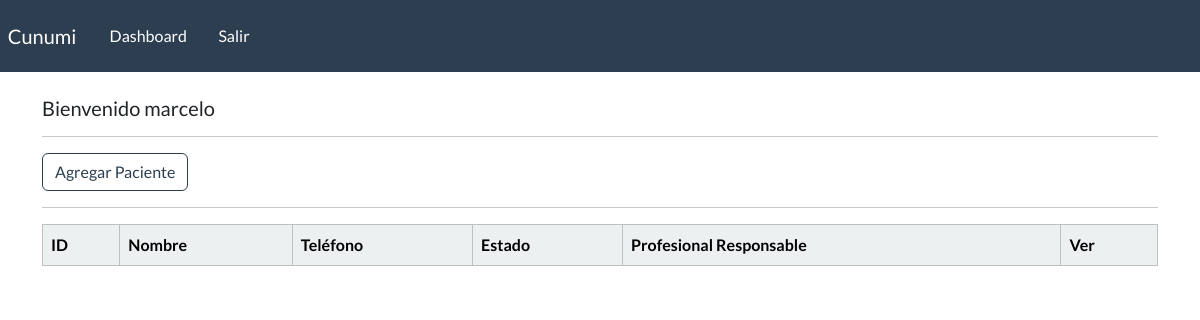
Page /dashboard (signed in) on the earlier database version.
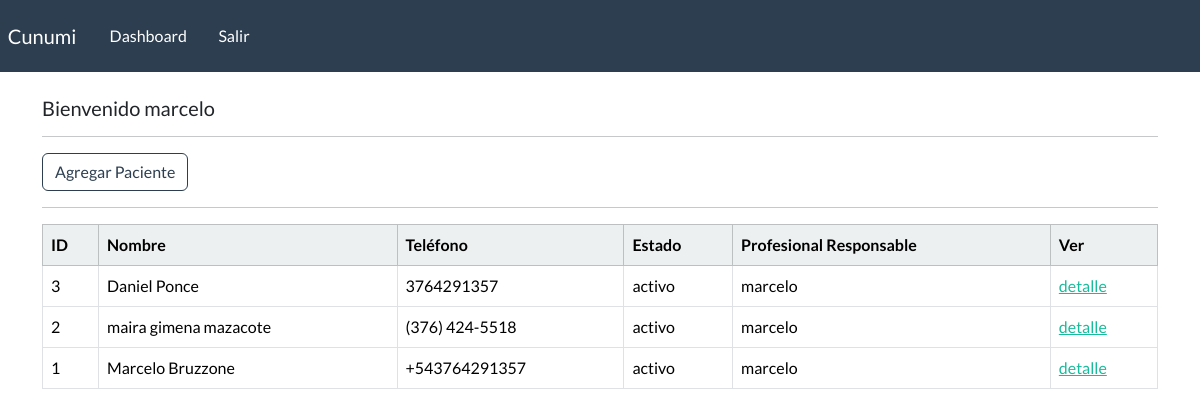
Same page on the later database version.
### webapp/models.py (models this page shows, shortened)
class paciente(models.Model):
    nombre = models.CharField(max_length=100)
    apellido = models.CharField(max_length=100, blank=True)
    dni = models.CharField(max_length=100, blank=True)
    telefono = models.CharField(max_length=100, blank=True)
    email = models.EmailField(blank=True)
    edad = models.IntegerField(blank=True)
    fecha_inicio = models.DateField(blank=True, null=True)
    responables = models.CharField(max_length=200, blank=True)
    motivo_consulta = models.CharField(max_length=200, blank=True)
    derivado = models.BooleanField(default=False)
    email = models.EmailField(blank=True)
    estado_choices = (
        ('activo', 'activo'),
        ('inactivo', 'inactivo'),
        ('alta', 'alta'),
        ('derivado', 'derivado')
    )
    estado = models.CharField(max_length=20, choices=estado_choices, default='activo')
    profesional_responsable = models.ForeignKey(User, on_delete=models.CASCADE, blank=True)

### webapp/views.py (the view)
# urls.py: path('dashboard',views.dashboard, name='dashboard'),
@login_required(login_url='my-login')
def dashboard(request):
    pacientes = paciente.objects.all().order_by('-id')
    context = {
        'pacientes':pacientes,
    }
    return render(request, 'webapp/dashboard.html', context=context)

### webapp/templates/webapp/dashboard.html
{% extends 'webapp/base.html' %}
{% block content %}
    <h5>Bienvenido {{user}}</h5>
    <hr>
    <a class="btn btn-outline-primary btn-small" href="{% url 'crear-paciente' %}">
        Agregar Paciente
    </a>
    <hr>
    <table class="table table-hover table-bordered">
        <thead class="table-light">
            <tr>
                <th scope="col">ID</th>
                <th scope="col">Nombre</th>
                <th scope="col">Teléfono</th>
                <th scope="col">Estado</th>
                <th scope="col">Profesional Responsable</th>
                <th scope="col">Ver</th>
            </tr>
        </thead>
        <tbody>
            {% if pacientes %}
            {% for paciente in pacientes %}
            <tr>
                <td>
                    {{paciente.id}}
                </td>
                <td>{{paciente.nombre}} {{paciente.apellido}}</td>
                <td>{{paciente.telefono}}</td>
                <td>{{paciente.estado}}</td>
                <td>{{paciente.profesional_responsable}}</td>
                <td><a href="{% url 'detalle-paciente' paciente.id %}">detalle</a></td>
            </tr>
            {% endfor %}
            {% endif %}
        </tbody>
    </table>
{% endblock %}

Differences in the rows shown:
added paciente: id "3", nombre "Daniel", apellido "Ponce", telefono "3764291357", estado "activo", profesional_responsable "marcelo"
added paciente: id "2", nombre "maira gimena", apellido "mazacote", telefono "(376) 424-5518", estado "activo", profesional_responsable "marcelo"
added paciente: id "1", nombre "Marcelo", apellido "Bruzzone", telefono "+543764291357", estado "activo", profesional_responsable "marcelo"
